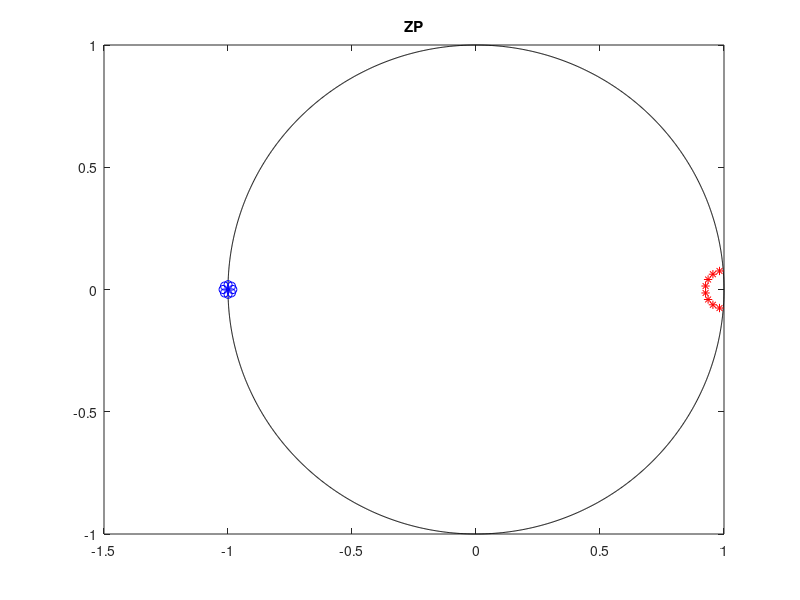
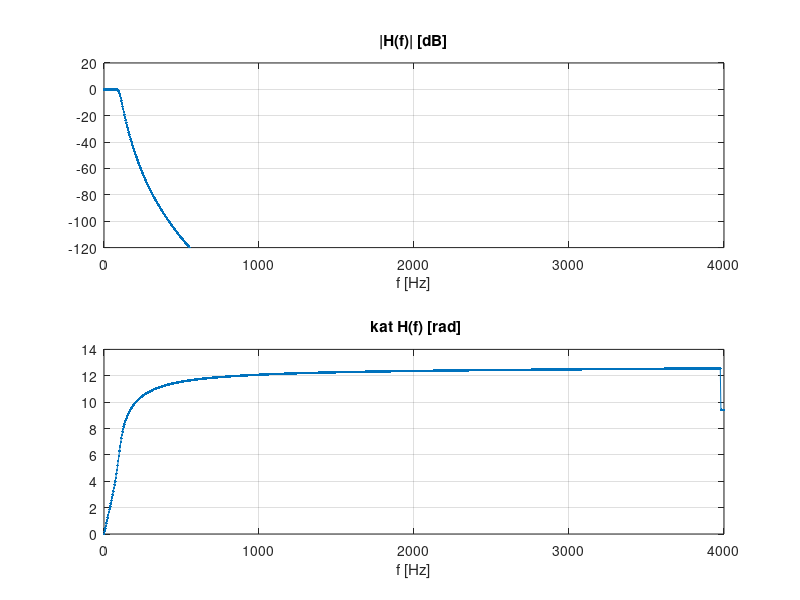
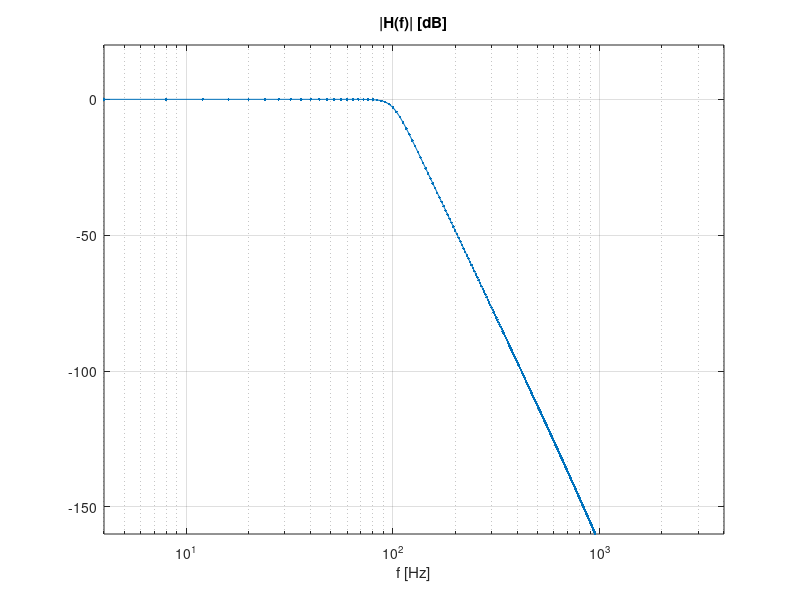
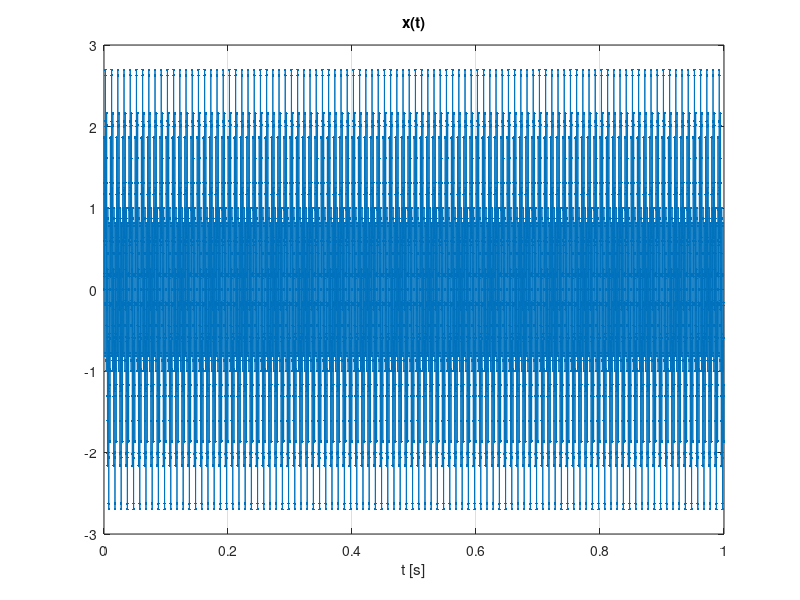

These figures' MATLAB source, in order:
% Lab. 6 - filtry cyfrowe IIR
clear all; close all;

fpr = 8000;
Nx = 8000;

if(0) % Pierwszy test
   b = [ 1, 0.5, 0.25 ];
   a = [ 1, 0.25, 0.1];
end
if(0) % Metoda zer i bigunów
   z = exp( j*2*pi*[500, 1000]/fpr); z = [ z, conj(z) ];  % zara H(z) usuwają
   p = 0.999*exp( j*2*pi*[100]/fpr); p = [ p, conj(p) ];  % bieguny H(z) wzmacniają
   b = poly(z);
   a = poly(p);
end
if(1) % Profesjonalny projekt
   K = 8;
   f1 = 250; f2 = 750;
    [ b, a ] = butter( K, [ 100 ]/(fpr/2) );
  % [ b, a ] = butter( K, [f1,f2]/(fpr/2), 'bandpass' );
  % [ b, a ] = cheby1( K, 3, [f1,f2]/(fpr/2), 'bandpass' );
  % [ b, a ] = cheby2( K, 100, [f1,f2]/(fpr/2), 'bandpass' );
  % [ b, a ] = ellip( K, 3,100, [f1,f2]/(fpr/2), 'bandpass' );
   z = roots(b);
   p = roots(a);
end    

% Położenie zer i biegunów
  fi = 0 : pi/1000 : 2*pi; c = cos(fi); s=sin(fi);
  figure;
  plot(c,s,'k-',real(z),imag(z),'bo',real(p),imag(p),'r*'); title('ZP'); pause

% Transmitacja H(z) i ch-ka częstotliwosciowa H(f)
f = 0 : (fpr/2) / 1000 : fpr/2;
z = exp( j*2*pi*f/fpr);

H = polyval( b(end:-1:1), z ) ./ polyval( a(end:-1:1), z );

figure
subplot(211); plot(f,20*log10(abs(H)),'.-'); xlabel('f [Hz]'); title('|H(f)| [dB]'); grid;
axis([0,fpr/2,-120,20]);
subplot(212); plot(f,unwrap(angle(H)),'.-'); xlabel('f [Hz]'); title(' kat H(f) [rad]'); grid; pause

figure
subplot(111); semilogx(f,20*log10(abs(H)),'.-'); xlabel('f [Hz]'); title('|H(f)| [dB]'); grid;
axis([0,fpr/2,-160,20]); pause

% Sygnał
dt = 1/fpr;
t = dt*(0:Nx-1);
x = sin(2*pi*100*t) + sin(2*pi*500*t) + sin(2*pi*1000*t);
figure;
plot(t,x,'.-'); xlabel('t [s]'); title('x(t)'); grid; pause

% Filtracja
Nb = length(b);
Na = length(a);
a = a(2:Na); Na = Na-1;
bx = zeros(1,Nb);
by = zeros(1,Na);
for n = 1 : Nx
    bx = [ x(n), bx(1:Nb-1)];
    y(n) = sum( bx .* b ) -  sum( by .* a );
    by = [ y(n), by(1:Na-1)];
end 

i = 1 : 1000;
figure
subplot(211); plot(t(i),x(i),'.-'); xlabel('t [s]'); title('x(t)'); grid;
subplot(212); plot(t(i),y(i),'.-'); xlabel('t [s]'); title('y(t)'); grid; pause

x = x(Nx/2+1:Nx);
y = y(Nx/2+1:Nx);
Nx = Nx/2;
X = fft(x)/Nx;
Y = fft(y)/Nx;
f0 = fpr/Nx;
f = f0*(0:Nx-1);
figure
subplot(211); plot(f,20*log10(abs(X)),'.-'); xlabel('f [Hz]'); title('|X(f)| [dB]'); grid;
subplot(212); plot(f,20*log10(abs(Y)),'.-'); xlabel('f [Hz]'); title('|Y(f)| [dB]'); grid; pause
